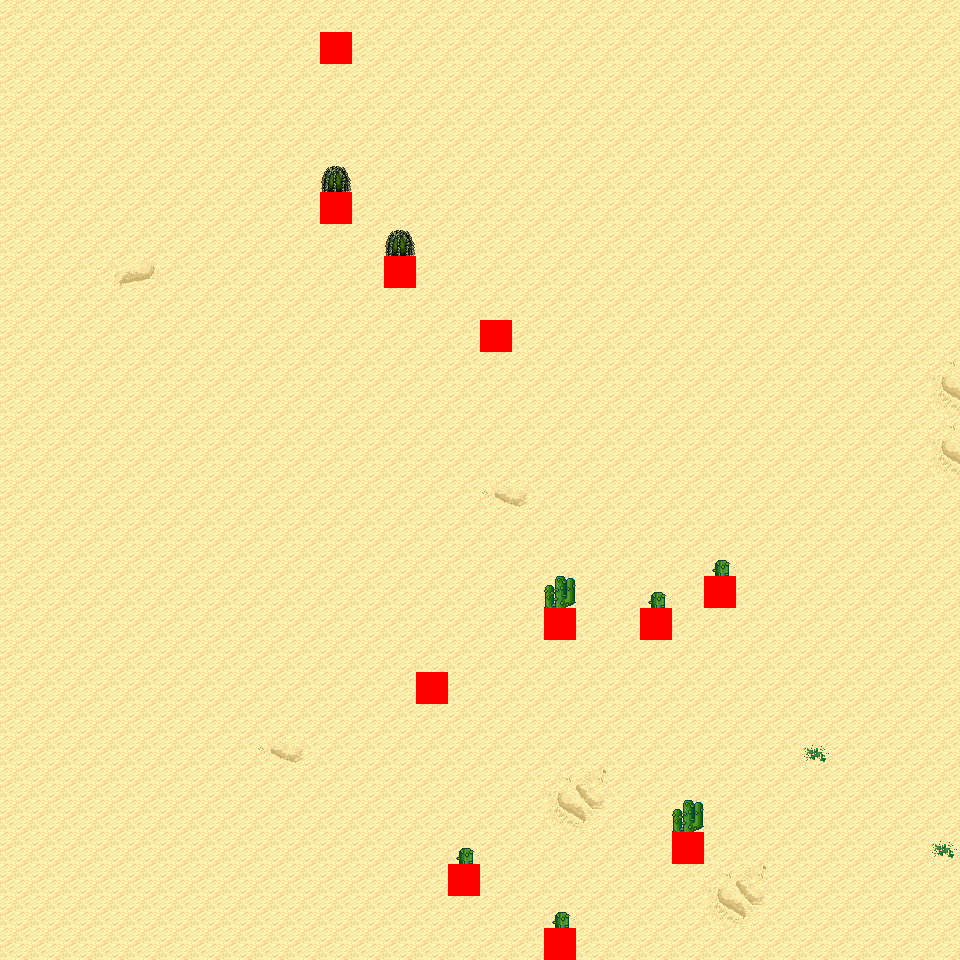

This is a level from a 2D game, rendered from its Tiled map with the project's own tilesets. A one-line summary and the map file follow, with tile-layer data summarised:
An orthogonal 30x30 tile map with 32x32 px tiles, 6 tile layers (Ground, Object, Object2, Above, ...), 15 tilesets and 4 objects (4x mapExit).

<map version="1.0" orientation="orthogonal" renderorder="right-down" width="30" height="30" tilewidth="32" tileheight="32" nextobjectid="5">
  <tileset firstgid="1" name="tileset_logic_collision" tilewidth="32" tileheight="32" tilecount="1" columns="1">
    <image source="../drawable/tileset_logic_collision.png" width="32" height="32" />
  </tileset>
  <tileset firstgid="2" name="tileset_ground_ground" tilewidth="32" tileheight="32" tilecount="33" columns="3">
    <image source="../drawable/tileset_ground_ground.png" width="96" height="352" />
  </tileset>
  <tileset firstgid="35" name="tileset_ground_ridge_earth_pale" tilewidth="32" tileheight="32" tilecount="96" columns="12">
    <image source="../drawable/tileset_ground_ridge_earth_pale.png" width="384" height="256" />
  </tileset>
  <tileset firstgid="131" name="tileset_ground_ridge_earth_dark" tilewidth="32" tileheight="32" tilecount="96" columns="12">
    <image source="../drawable/tileset_ground_ridge_earth_dark.png" width="384" height="256" />
  </tileset>
  <tileset firstgid="227" name="tileset_terrain_desert" tilewidth="32" tileheight="32" tilecount="88" columns="8">
    <image source="../drawable/tileset_terrain_desert.png" width="256" height="352" />
  </tileset>
  <tileset firstgid="315" name="tileset_ground_ladder_vertical_dark" tilewidth="32" tileheight="32" tilecount="3" columns="3">
    <image source="../drawable/tileset_ground_ladder_vertical_dark.png" width="96" height="32" />
  </tileset>
  <tileset firstgid="318" name="tileset_plant_tree_evergreen" tilewidth="32" tileheight="32" tilecount="36" columns="3">
    <image source="../drawable/tileset_plant_tree_evergreen.png" width="96" height="384" />
  </tileset>
  <tileset firstgid="354" name="tileset_plant_cactus" tilewidth="32" tileheight="32" tilecount="2" columns="1">
    <image source="../drawable/tileset_plant_cactus.png" width="32" height="64" />
  </tileset>
  <tileset firstgid="356" name="tileset_plant_cactus_2" tilewidth="32" tileheight="32" tilecount="10" columns="5">
    <image source="../drawable/tileset_plant_cactus_2.png" width="160" height="64" />
  </tileset>
  <tileset firstgid="366" name="tileset_ground_sand_2" tilewidth="32" tileheight="32" tilecount="15" columns="5">
    <image source="../drawable/tileset_ground_sand_2.png" width="160" height="96" />
  </tileset>
  <tileset firstgid="381" name="tileset_plant_tree_tree_darkgreen" tilewidth="32" tileheight="32" tilecount="88" columns="8">
    <image source="../drawable/tileset_plant_tree_tree_darkgreen.png" width="256" height="352" />
  </tileset>
  <tileset firstgid="469" name="tileset_ground_rock_pebbles" tilewidth="32" tileheight="32" tilecount="3" columns="1">
    <image source="../drawable/tileset_ground_rock_pebbles.png" width="32" height="96" />
  </tileset>
  <tileset firstgid="472" name="tileset_plant_star_shaped_plants" tilewidth="32" tileheight="32" tilecount="6" columns="2">
    <image source="../drawable/tileset_plant_star_shaped_plants.png" width="64" height="96" />
  </tileset>
  <tileset firstgid="478" name="tileset_plant_stump_small_stump" tilewidth="32" tileheight="32" tilecount="4" columns="2">
    <image source="../drawable/tileset_plant_stump_small_stump.png" width="64" height="64" />
  </tileset>
  <tileset firstgid="482" name="tileset_plant_round_cactuses" tilewidth="32" tileheight="32" tilecount="20" columns="10">
    <image source="../drawable/tileset_plant_round_cactuses.png" width="320" height="64" />
  </tileset>
  <layer name="Ground" width="30" height="30">
    <data>[900 cells, 900 non-empty, 11 distinct tile ids]</data>
  </layer>
  <layer name="Object" width="30" height="30">
    <data>[900 cells, 10 non-empty, 4 distinct tile ids]</data>
  </layer>
  <layer name="Object2" width="30" height="30">
    <data>[900 cells, 0 non-empty, 0 distinct tile ids]</data>
  </layer>
  <layer name="Above" width="30" height="30">
    <data>[900 cells, 8 non-empty, 3 distinct tile ids]</data>
  </layer>
  <layer name="Above2" width="30" height="30">
    <data>[900 cells, 0 non-empty, 0 distinct tile ids]</data>
  </layer>
  <layer name="Walkable" width="30" height="30">
    <data>[900 cells, 11 non-empty, 1 distinct tile ids]</data>
  </layer>
  <objectgroup name="MapEvents">
    <object id="1" name="north" type="mapExit" x="0" y="0" width="960" height="32">
      <properties>
        <property name="map" value="level_0_x34_y95" />
        <property name="x" value="0" />
        <property name="y" value="28" />
      </properties>
    </object>
    <object id="2" name="south" type="mapExit" x="0" y="928" width="544" height="32">
      <properties>
        <property name="map" value="level_0_x34_y97" />
        <property name="x" value="0" />
        <property name="y" value="1" />
      </properties>
    </object>
    <object id="3" name="south2" type="mapExit" x="576" y="928" width="384" height="32">
      <properties>
        <property name="map" value="level_0_x34_y97" />
        <property name="x" value="18" />
        <property name="y" value="1" />
      </properties>
    </object>
    <object id="4" name="east" type="mapExit" x="928" y="0" width="32" height="960">
      <properties>
        <property name="map" value="level_0_x35_y96" />
        <property name="x" value="1" />
        <property name="y" value="0" />
      </properties>
    </object>
  </objectgroup>
</map>
